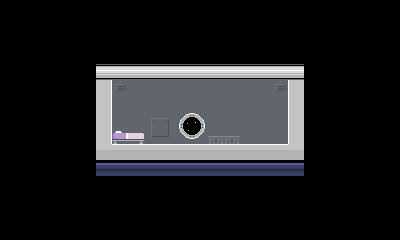

Tiled map render using the project's own tile images. Description and the map definition, with tile-layer contents summarised, below:
An orthogonal 25x15 tile map with 16x16 px tiles, 2 tile layers (Sky, Platforms).

<map version="1.0" orientation="orthogonal" renderorder="right-down" width="25" height="15" tilewidth="16" tileheight="16">
 <tileset firstgid="1" name="interior-1x1-1" tilewidth="16" tileheight="16">
  <image source="../spritesheets/interior-1x1-1.png" width="128" height="96" />
 </tileset>
 <layer name="Sky" width="25" height="15">
  <data>[375 cells, 91 non-empty, 11 distinct tile ids]</data>
 </layer>
 <layer name="Platforms" width="25" height="15">
  <data>[375 cells, 49 non-empty, 9 distinct tile ids]</data>
 </layer>
</map>